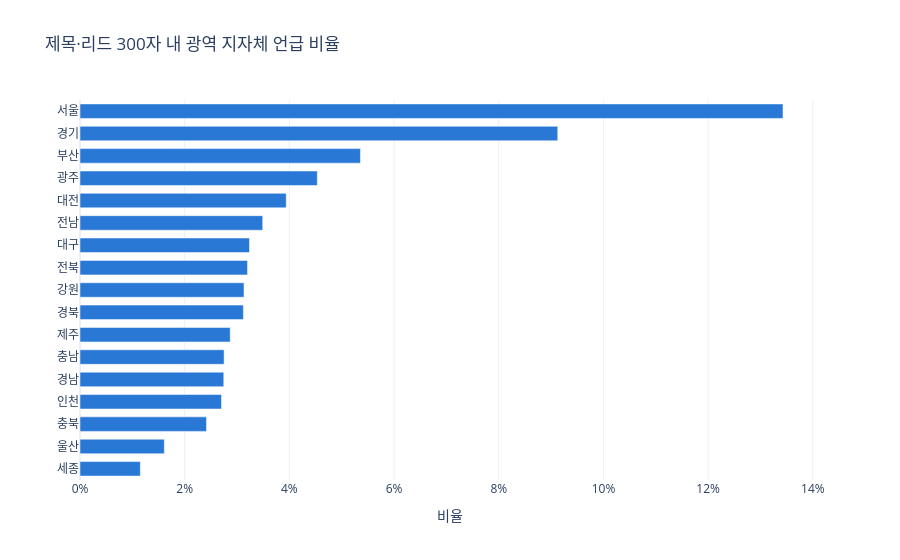

The cell this chart's notebook holds for it:
### Markdown cell above
## 5. 서울 비중
- 통신사 기사의 첫머리 발신지 표기 `(서울=연합뉴스)` 는 기사 내용과 무관하므로 제거한 뒤 판정한다
- '서울'이 들어간 고유명사(서울경제, 서울신문, 서울대 등)와 중복 지명(중구·강서구)도 제외한다
- 키워드 단순 매칭이라 근사치다. 오판은 샘플을 읽어 확인한다

### Code cell
LEAD_CHARS = CONFIG.lead_chars  # 제목 + 본문 앞부분을 '리드'로 본다
DATELINE, SEOUL = DATELINE_PATTERN, SEOUL_PATTERN

lead_raw = news["title"] + " " + news["text"].str.slice(0, LEAD_CHARS)
lead = lead_raw.str.replace(DATELINE, " ", regex=True)
news["seoul_lead"] = lead.str.contains(SEOUL, regex=True)
print(f"서울 언급 비율  발신지 표기 포함: {lead_raw.str.contains(SEOUL, regex=True).mean():.1%}"
      f"  →  제거 후: {news['seoul_lead'].mean():.1%}")
display(news.groupby("file_group")["seoul_lead"].mean().map("{:.1%}".format).rename("서울 언급 비율").to_frame())

REGIONS = {"서울": SEOUL_PATTERN, **PROVINCE_PATTERNS}
region_hits = {r: lead.str.contains(p, regex=True) for r, p in REGIONS.items()}
regions = pd.Series({r: m.mean() for r, m in region_hits.items()})
fig = px.bar(regions.rename_axis("지역").reset_index(name="비율"), x="비율", y="지역", orientation="h",
             title=f"제목·리드 {LEAD_CHARS}자 내 광역 지자체 언급 비율",
             color_discrete_sequence=SERIES[:1])
fig.update_yaxes(categoryorder="total ascending", title=None)
fig.update_xaxes(tickformat=".0%")
fig.update_layout(bargap=0.35, height=560)
fig.show()

### Figure 1 — Plotly figure (JSON) as saved in the notebook; plotly's stock layout.template omitted (floating-point values rounded to 4 significant figures)
{"data": [{"hovertemplate": "비율=%{x}<br>지역=%{y}<extra></extra>", "legendgroup": "", "marker": {"color": "#2a78d6", "pattern": {"shape": ""}}, "name": "", "orientation": "h", "showlegend": false, "textposition": "auto", "type": "bar", "x": [0.1343, 0.05357, 0.03238, 0.02704, 0.04533, 0.0394, 0.01611, 0.01153, 0.09127, 0.03133, 0.02417, 0.02753, 0.032, 0.03491, 0.03121, 0.02747, 0.0287], "xaxis": "x", "y": ["서울", "부산", "대구", "인천", "광주", "대전", "울산", "세종", "경기", "강원", "충북", "충남", "전북", "전남", "경북", "경남", "제주"], "yaxis": "y"}], "layout": {"bargap": 0.35, "barmode": "relative", "height": 560, "legend": {"tracegroupgap": 0}, "title": {"text": "제목·리드 300자 내 광역 지자체 언급 비율"}, "xaxis": {"anchor": "y", "domain": [0, 1], "tickformat": ".0%", "title": {"text": "비율"}}, "yaxis": {"anchor": "x", "categoryorder": "total ascending", "domain": [0, 1], "title": {}}}}
